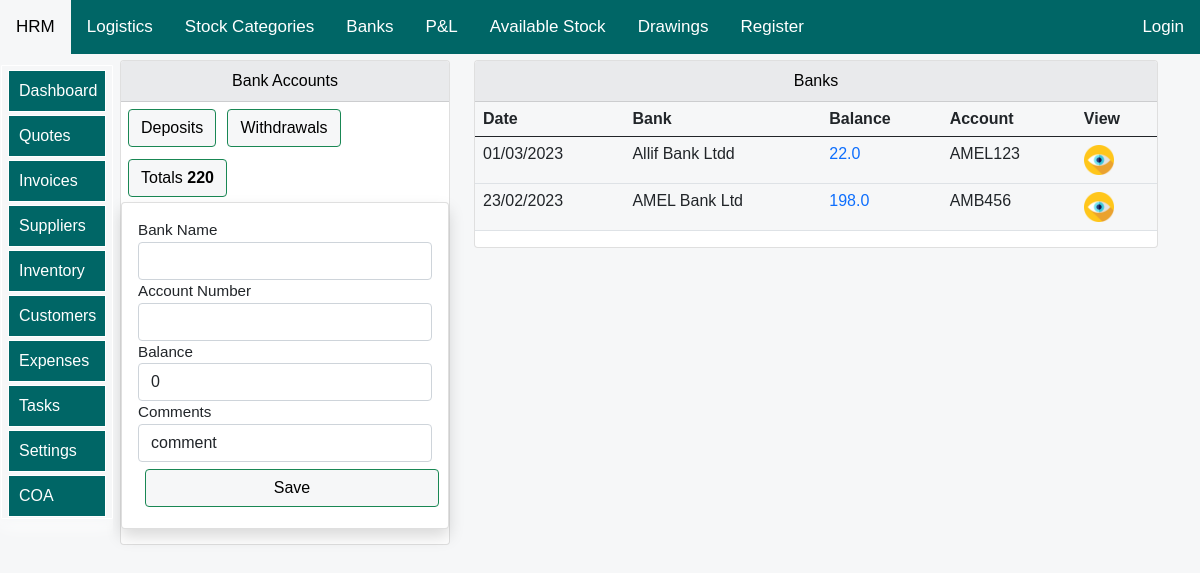
The page /Allifmaal-Banks on the database its author committed.
### allifmaalapp/models.py (models this page shows, shortened)
class AllifmaalBanksModel(models.Model):
    name=models.CharField(max_length=15,blank=False,null=True)
    account=models.CharField(max_length=15,blank=True,null=True)
    balance= models.DecimalField(max_digits=10,blank=False,null=True,decimal_places=1,default=0)
    date=models.DateField(auto_now=True)
    comments=models.CharField(max_length=15,blank=True,null=True, default='comment')

### allifmaalapp/views.py (the view)
# urls.py: path('Allifmaal-Banks', views.AllifmaalBanks, name="AllifmaalBanks"),#this is the home page
def AllifmaalBanks(request):
    title="Allifmaal Banks"
    banks=AllifmaalBanksModel.objects.all()
    tot_bal=AllifmaalBanksModel.objects.filter(balance__gt=0).order_by('-balance').aggregate(Sum('balance'))['balance__sum']
    form=AddAllifmaalBankForm()
    if request.method =="POST":
        form=AddAllifmaalBankForm(request.POST or None,request.FILES)
        if form.is_valid():
            form.save()
            form=AddAllifmaalBankForm()
            return redirect("allifmaalapp:AllifmaalBanks")
    context={
        "title":title,
        "form":form,
        "banks":banks,
        "tot_bal":tot_bal,
    }
    return render(request,'allifmaalapp/banks/allifmaalbanks.html',context)

### allifmaalapp/forms.py
class AddAllifmaalBankForm(forms.ModelForm):
    class Meta:
        model = AllifmaalBanksModel
        fields = ['name','balance','account','comments']
        widgets={
            'name':forms.TextInput(attrs={'class':'form-control'}),
            'balance':forms.TextInput(attrs={'class':'form-control'}),
            'account':forms.TextInput(attrs={'class':'form-control'}),
            'comments':forms.TextInput(attrs={'class':'form-control'}),
        }

### allifmaalapp/templates/allifmaalapp/banks/allifmaalbanks.html (shortened to what this page needs)
{% extends 'allifmaalapp/bases/allifbase.html'%}
{% load static %}
{% load humanize %}
{% load crispy_forms_tags %}
{% block style %}
<link href="{% static 'css/bootstrap.min.css' %}" rel="stylesheet">
<link rel="stylesheet" href="https://use.fontawesome.com/releases/v5.15.2/css/all.css"
>
   {%endblock%}
   {% block body %}
<div class="container">
    <div class="row mt-12" >
        <div class="col-md-4">
            <div class="card">
                <div id="allif-section-headers" class="card-header ">
                Bank Accounts
                </div>
                <div >
                    <a  href="{% url 'allifmaalapp:AllifmaalBankDeposits' %}">
                    <button id="allif-link-buttons" type="button" class="btn btn-success mybuttonlinks" >
                    Deposits</button></a>
                    <a  href="{% url 'allifmaalapp:AllifmaalBankWithdrawls' %}">
                        <button id="allif-link-buttons" type="button" class="btn btn-success mybuttonlinks" >
                        Withdrawals</button></a>
                            <button id="allif-link-buttons" type="button" class="btn btn-success mybuttonlinks" >
                                Totals <strong>{{tot_bal|intcomma}}</strong></button>
                    </div>
<div class="col-md-12">
      <div class="col-md-12">
        <form method='POST' action=''>{% csrf_token %}
          <div class="card my-card shadow text-left p-3">
            <label>Bank Name</label>{{form.name}}
          <label>Account Number</label>{{form.account}}
          <label>Balance</label>{{form.balance}}
          <label>Comments</label>{{form.comments}}
          <input type="submit" value='Save' id="allif-link-buttons" class="btn btn-success mybuttonlinks" style="width:100%;">
          </div>
        </form>
      </div>
</div>
            </div>
        </div>
    <div class="col-md-8">
        <div class="card">
            <div id="allif-section-headers" class="card-header">
            Banks
            </div>
            <div class="col-md-12">
            <table class="table">
            <thead>
            <tr>
                <th>Date</th>
                <th>Bank</th>
                <th>Balance</th>
                <th>Account</th>
                <th>View</th>
            </tr>
        </thead>
        <tbody>
    {% for items in banks %}
    <tr>
        <td>
            {{items.date|date:'d/m/Y'}}
        </td>
        <td>
            {{items.name}}
        </td>
        <td>
            <a href="">
            {{items.balance|intcomma}}
            </a>
        </td>
        <td>
            {{items.account}}
        </td>
        <td>
            <a href="{% url 'allifmaalapp:ShowBankDetails' items.id %}">
                    <img src="{% static 'images/view.png'%}" width="30">
            </a>
        </td>
    </tr>
    {% endfor %}
        </tbody>
        </table>
            </div>
        </div></div></div>
</div>
   {% endblock %}

### allifmaalapp/templates/allifmaalapp/banks/allifmaalbanks.html (style rules this page uses)
body { font-size: 2rem; opacity: 1; position:sticky; overflow: auto; text-align: left; max-width: 100%; background-color: #F6F7F8; margin: auto; padding: auto; }
.container { background-color: #F6F7F8; }
table { background-color: #F6F7F8; }
.mybuttonlinks { margin-top: 7px; margin-left: 7px; margin-bottom: 5px; }
#allif-section-headers { background-color: #e9eaec; color: black; font-size: 16px; text-align: center; }
#allif-link-buttons { background-color: #F6F7F8; color: black; }
a:link { text-decoration: none; }
@media screen and (min-width:1000px) and (max-width:2000px) { .container { margin-top: 10px; display: block; font-size: 0.95rem; margin-left:auto ; margin-right: auto; margin: auto; padding-left: 90px; } }

### allifmaalapp/templates/allifmaalapp/bases/topnavbar.html (style rules this page uses)
body { margin: 0; font-family: Arial, Helvetica, sans-serif; }

### allifmaalapp/templates/allifmaalapp/bases/sidenavbar.html (style rules this page uses)
:root { --sidebar_font_size:1.0rem; }

### rows shown on the page
AllifmaalBanksModel: date "01/03/2023", name "Allif Bank Ltdd", balance "22.0", account "AMEL123"
AllifmaalBanksModel: date "23/02/2023", name "AMEL Bank Ltd", balance "198.0", account "AMB456"

### other values the page prints
{{ tot_bal|intcomma }} "220"
